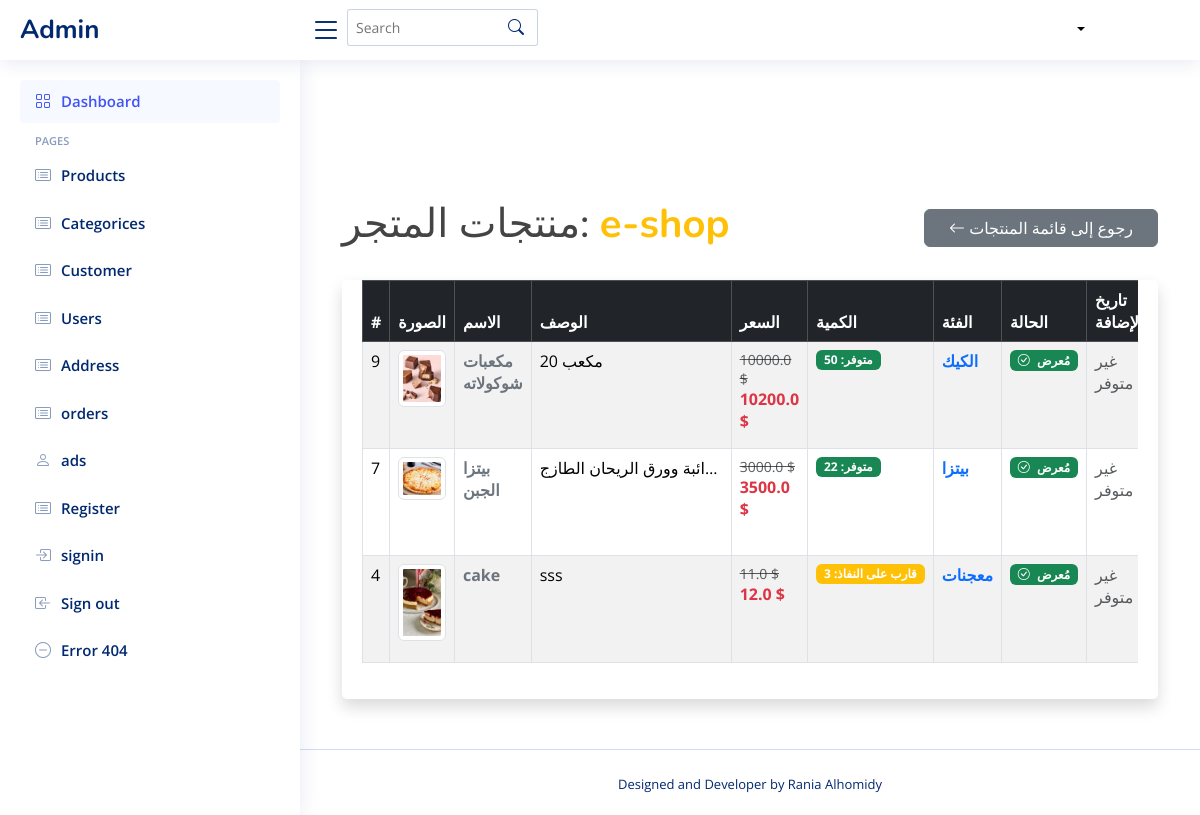
/admin/seller_products_admin/4, run on the app's committed database.
### tables this page shows
CREATE TABLE sellers (
        id INTEGER PRIMARY KEY AUTOINCREMENT,
        name TEXT NOT NULL,
        store_name TEXT NOT NULL,
        store_image TEXT,
        address TEXT NOT NULL,  -- تمت إضافته هنا
        commercial_record TEXT,
        id_image TEXT,
        documents TEXT,
        SAddress_id INTEGER NOT NULL,
        num_id INTEGER NOT NULL,
        created_at TIMESTAMP DEFAULT CURRENT_TIMESTAMP,
        FOREIGN KEY (SAddress_id) REFERENCES seller_address(id),
        FOREIGN KEY (num_id) REFERENCES numbers(id)
    );

CREATE TABLE product (
    id INTEGER PRIMARY KEY AUTOINCREMENT,
    name VARCHAR(255) NULL,
    image VARCHAR(500),
    description TEXT,
    category_id INTEGER NOT NULL,  -- القسم الفرعي
    seller_id INTEGER NOT NULL,  -- صاحب المنتج
    address_id INTEGER NULL,  -- عنوان صاحب المنتج
    price_id INTEGER,
    stock_id INTEGER,
    featured BOOLEAN DEFAULT 1,
    FOREIGN KEY (category_id) REFERENCES category(id),
    FOREIGN KEY (seller_id) REFERENCES sellers(id),
    FOREIGN KEY (address_id) REFERENCES seller_address(id),
    FOREIGN KEY (price_id) REFERENCES prices(id),
    FOREIGN KEY (stock_id) REFERENCES stock(id)
);

CREATE TABLE prices (
    id INTEGER PRIMARY KEY AUTOINCREMENT,
    product_id INTEGER,
    original_price REAL,
    profit_price REAL
);

CREATE TABLE stock (
    id INTEGER PRIMARY KEY AUTOINCREMENT,
    product_id INTEGER NOT NULL,
    quantity INT NOT NULL DEFAULT 0,
    last_updated TIMESTAMP DEFAULT CURRENT_TIMESTAMP
);

CREATE TABLE category (
    id INTEGER PRIMARY KEY AUTOINCREMENT,
    name TEXT  NULL,
    parent_id INTEGER,
    image TEXT, is_active INTEGER DEFAULT 0,
    FOREIGN KEY (parent_id) REFERENCES categories (id) ON DELETE SET NULL
);

### admin_routes.py (the view)
@admin_bp.route('/seller_products_admin/<int:seller_id>')
def seller_products_admin(seller_id):
    conn = get_db_connection()
    cursor = conn.cursor()
    seller = cursor.execute('SELECT id, store_name FROM sellers WHERE id = ?', (seller_id,)).fetchone()
    if not seller:
        flash("البائع غير موجود!", "danger")
        return redirect(url_for('admin.show_seller'))
    products = cursor.execute('''
        SELECT
            p.id, p.name, p.image, p.description,
            pr.original_price, pr.profit_price,
            s.quantity, c.name AS category,
            c.id AS category_id,
            sllr.name AS seller,
            sllr.id AS seller_id,
            sa.address AS address,
            p.featured
        FROM product p
        LEFT JOIN prices pr ON p.price_id = pr.id
        LEFT JOIN stock s ON p.stock_id = s.id
        LEFT JOIN category c ON p.category_id = c.id
        LEFT JOIN sellers sllr ON p.seller_id = sllr.id
        LEFT JOIN seller_address sa ON sllr.SAddress_id = sa.id
        WHERE p.seller_id = ?
        ORDER BY p.id DESC
    ''', (seller_id,)).fetchall()
    conn.close()
    return render_template('admin/seller_products_admin.html', products=products, seller=seller)

### admin_routes.py (called while the page is built)
def get_db_connection():
    conn = sqlite3.connect('database/Eshop.db')
    conn.row_factory = sqlite3.Row
    return conn

### app.py (called while the page is built, shortened)
def get_db_connection():
    conn = sqlite3.connect('database/Eshop.db') # أو sqlite3.connect(app.config['DATABASE'])
    conn.row_factory = sqlite3.Row
    return conn

@app.context_processor
def inject_categories():
    conn = get_db_connection()
    cursor = conn.cursor()
    try:
        cursor.execute("""
            SELECT id, name, parent_id, image
            FROM category
            WHERE parent_id IS NULL
            ORDER BY name
        """)
        main_categories = cursor.fetchall()
        cursor.execute("SELECT id, name, parent_id, image FROM category ORDER BY name")
        all_categories = cursor.fetchall()
        return {
            'main_categories': main_categories,
            'all_categories': all_categories
        }
    finally:
        conn.close()

@app.context_processor
def inject_sellers():
    conn = get_db_connection()
    sellers = conn.execute('SELECT id, store_name FROM sellers').fetchall()
    conn.close()
    return dict(sellers=sellers)

@app.context_processor
def inject_user_data_and_cart_count():
    user_id = request.cookies.get('user_auth') # كوكي يدل على أن المستخدم مسجل دخول
    current_user_name = None
    total_items_in_cart = 0
    return dict(
        user_name=current_user_name, # اسم المستخدم (أو None)
        logged_in=bool(user_id), # True إذا كان user_id موجوداً (أي مسجل دخول)
        total_items_count=total_items_in_cart # العدد الكلي للمنتجات في السلة
    )

### templates/admin/seller_products_admin.html (shortened to what this page needs)
{% include 'admin/header.html' %}
<main id="main" class="main">
    <div class="container mt-5">
        <div class="d-flex justify-content-between align-items-center mb-4">
            {% if seller %}
                <h1 class="text-center">منتجات المتجر: <span class="fw-bold text-warning">{{ seller.store_name }}</span></h1>
            {% else %}
                <h1 class="text-center">منتجات البائع</h1>
            {% endif %}
            <a href="{{ url_for('admin.show_product') }}" class="btn btn-secondary ps-4 pe-4">
                <i class="bi bi-arrow-left"></i> رجوع إلى قائمة المنتجات
            </a>
        </div>
        <div class="card shadow">
            <div class="card-body">
                <div class="table-responsive">
                    <table class="table table-bordered table-hover table-striped">
                        <thead class="table-dark">
                            <tr>
                                <th>#</th>
                                <th>الصورة</th>
                                <th>الاسم</th>
                                <th>الوصف</th>
                                <th>السعر</th>
                                <th>الكمية</th>
                                <th>الفئة</th>
                                <th>الحالة</th>
                                <th>تاريخ الإضافة</th>
                            </tr>
                        </thead>
                        <tbody>
                            {% for product in products %}
                            <tr>
                                <td>{{ product.id }}</td>
                                <td>
                                    {% if product.image %}
                                        {% set image_path_no_static = product.image.replace('static/', '', 1) %}
                                        <img src="{{ url_for('static', filename=image_path_no_static) }}" alt="صورة {{ product.name }}" width="70" class="img-thumbnail">
                                    {% else %}
                                        <span class="text-muted">لا توجد صورة</span>
                                    {% endif %}
                                </td>
                                <td>
                                    <a href="{{ url_for('admin.edit_product', product_id=product.id) }}" title="تعديل المنتج">
                     <span class="fw-bold text-secondary">  {{ product.name }}</span>
                                    </a>
                                </td>
                                <td class="text-truncate" style="max-width: 200px;" title="{{ product.description }}">{{ product.description }}</td>
                                <td>
                                    <span class="text-decoration-line-through text-muted small">{{ product.original_price }} $</span>
                                    <br>
                                    <strong class="text-danger">{{ product.profit_price }} $</strong>
                                </td>
                                <td>
                                    {% if product.quantity > 10 %}
                                        <span class="badge bg-success">متوفر: {{ product.quantity }}</span>
                                    {% elif product.quantity > 0 %}
                                        <span class="badge bg-warning">قارب على النفاذ: {{ product.quantity }}</span>
                                    {% else %}
                                        <span class="badge bg-danger">غير متوفر</span>
                                    {% endif %}
                                </td>
                                <td>
                                    <a href="{{ url_for('admin.edit_category', category_id=product.category_id) }}" title="تعديل الفئة">
                                        <span class="fw-bold text-primary">{{ product.category }}</span>
                                    </a>
                                </td>
                                <td>
                                    {% if product.featured %}
                                        <span class="badge bg-success"><i class="bi bi-check-circle me-1"></i> مُعرض</span>
                                    {% else %}
                                        <span class="badge bg-secondary"><i class="bi bi-x-circle me-1"></i> مخفي</span>
                                    {% endif %}
                                </td>
                                <td class="text-muted">غير متوفر</td>
                            </tr>
                            {% endfor %}
                        </tbody>
                    </table>
                </div>
            </div>
        </div>
    </div>
</main>
{% include 'admin/footer.html' %}

### static/css/index.css (style rules this page uses)
:root { scroll-behavior: smooth; }
body { font-family: "Open Sans", sans-serif; background: #ffffff; color: #444444; }
a { color: #000; text-decoration: none; }
h1, h2, h3, h4, h5, h6 { font-family: "Nunito", sans-serif; }
#main { margin-top: 60px; padding: 20px 30px; transition: all 0.3s; }
.card { margin-bottom: 30px; border: none; border-radius: 5px; box-shadow: 0px 0 30px rgba(1, 41, 112, 0.1); }
.card-body { padding: 0 20px 20px 20px; }
@media (min-width: 1200px) { #main, #footer { margin-left: 300px; } }
a { color: #fff; }

### data on the page
sellers: store_name "e-shop"
product: id "9", shows a picture, name "مكعبات شوكولاته", description "20 مكعب", original_price "10000.0", profit_price "10200.0", quantity "50", category "الكيك", featured True (drawn)
product: id "7", shows a picture, name "بيتزا الجبن", original_price "3000.0", profit_price "3500.0", quantity "22", category "بيتزا", featured True (drawn)
product: id "4", shows a picture, name "cake", description "sss", original_price "11.0", profit_price "12.0", quantity "3", category "معجنات", featured True (drawn)
